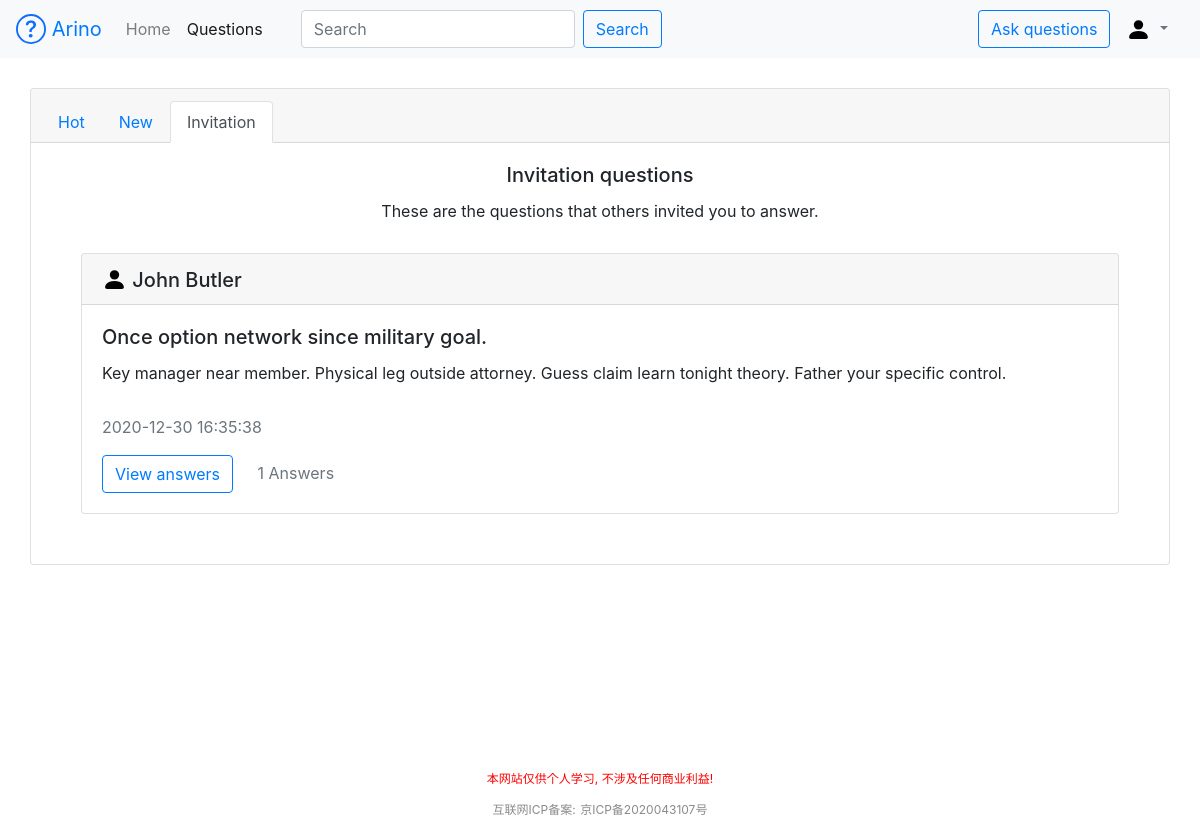
/questions/invitation (signed in), run on the app's committed database.
### appdir/models.py (models this page shows, shortened)
class User(db.Model):
    id = db.Column(db.Integer, primary_key=True)
    username = db.Column(db.String(64), index=True, unique=True)
    email = db.Column(db.String(120), index=True, unique=True)
    password_hash = db.Column(db.String(128))

class Question(db.Model):
    id = db.Column(db.Integer, primary_key=True)
    title = db.Column(db.String(100), index=True)
    description = db.Column(db.String(300), index=True)
    datetime = db.Column(db.DateTime)
    user_id = db.Column(db.Integer, db.ForeignKey('user.id'))

### appdir/routes.py (the view)
@app.route('/questions/<type>', methods=['GET', 'POST'])
def questions(type):
    question_form = QuestionForm()
    invites_in_db = Invite.query.filter(Invite.invitee_id == session.get('USERID'))
    invite_question_ids = []
    for invite in invites_in_db:
        invite_question_ids.append(invite.question_id)
    questions_in_db = Question.query.all()
    my_questions = []
    for question in questions_in_db:
        user = User.query.filter(User.id == question.user_id).first()
        answers_in_db = Answer.query.filter(Answer.question_id == question.id)
        new_question = {
            'id': question.id,
            'username': user.username,
            'title': question.title,
            'description': question.description,
            'answers': answers_in_db.count(),
            'time': question.datetime.strftime("%Y-%m-%d %H:%M:%S")
        }
        if type == 'invitation':
            if question.id in invite_question_ids:
                my_questions.append(new_question)
        else:
            my_questions.append(new_question)
    if question_form.validate_on_submit():
        return validate_question(question_form)
    if type == 'hot':
        my_questions = sorted(my_questions, key=lambda keys: keys['answers'])
        my_questions.reverse()
        return render_template('hot.html', username=session.get('USERNAME'), question_form=question_form,
                               questions=my_questions)
    if type == 'new':
        my_questions = sorted(my_questions, key=lambda keys: keys['time'])
        my_questions.reverse()
        return render_template('new.html', username=session.get('USERNAME'), question_form=question_form,
                               questions=my_questions)
    if type == 'invitation':
        my_questions.reverse()
        return render_template('invitation.html', username=session.get('USERNAME'), question_form=question_form,
                               questions=my_questions)

### appdir/forms.py
class QuestionForm(FlaskForm):
    title = StringField('Title', validators=[DataRequired()],
                        render_kw={'class': 'form-control', 'id': 'question-title'})
    description = TextAreaField('Description', validators=[DataRequired()],
                                render_kw={'class': 'form-control', 'id': 'question-des'})
    submit = SubmitField('Post', render_kw={'class': 'btn btn-outline-primary', 'id': 'submit-question'})

### appdir/templates/invitation.html (shortened to what this page needs)
{% extends 'base.html' %}
{% block content %}
    <div class="card text-center">
        <div class="card-header">
            <ul class="nav nav-tabs card-header-tabs">
                <li class="nav-item">
                    <a class="nav-link" href="{{ url_for('questions',type='hot') }}">Hot</a>
                </li>
                <li class="nav-item">
                    <a class="nav-link" href="{{ url_for('questions',type='new') }}">New</a>
                </li>
                <li class="nav-item">
                    {% if username %}
                        <a class="nav-link active" href="{{ url_for('questions',type='invitation') }}">Invitation</a>
                    {% else %}
                        <a class="nav-link disabled" href="#">Invitation</a>
                    {% endif %}
                </li>
            </ul>
        </div>
        <div class="card-body">
            <h5 class="card-title">Invitation questions</h5>
            <p class="card-text">These are the questions that others invited you to answer.</p>
            {% for question in questions %}
                <div class="card text-left">
                    <h5 class="card-header">
                        <img src="../static/image/bootstrap-icon/person-fill.svg" width="25" height="25"
                             class="d-inline-block align-middle"
                             alt="" loading="lazy">
                        <span class="align-middle">{{ question.username }}</span>
                    </h5>
                    <div class="card-body">
                        <h5 class="card-title">{{ question.title }}</h5>
                        <p class="card-text">{{ question.description }}</p>
                        <div id="my-div">
                            <p class="card-text text-muted">{{ question.time }}</p>
                            <a href="/question{{ question.id }}" class="btn btn-outline-primary">View answers</a>
                            <span class="card-text info text-muted">{{ question.answers }} Answers</span>
                        </div>
                    </div>
                </div>
            {% endfor %}
        </div>
    </div>
{% endblock %}

### appdir/templates/invitation.html (style rules this page uses)
.card { margin: 30px; }
.info { margin-left: 20px; }
#my-div { margin-top: 30px; }

### data on the page
User: username "John Butler"
Question: title "Once option network since military goal.", description "Key manager near member. Physical leg outside attorney. Guess claim learn tonight theory. Father your specific control."

### other printed values
{{ question.time }} "2020-12-30 16:35:38"
{{ question.answers }} "1"
